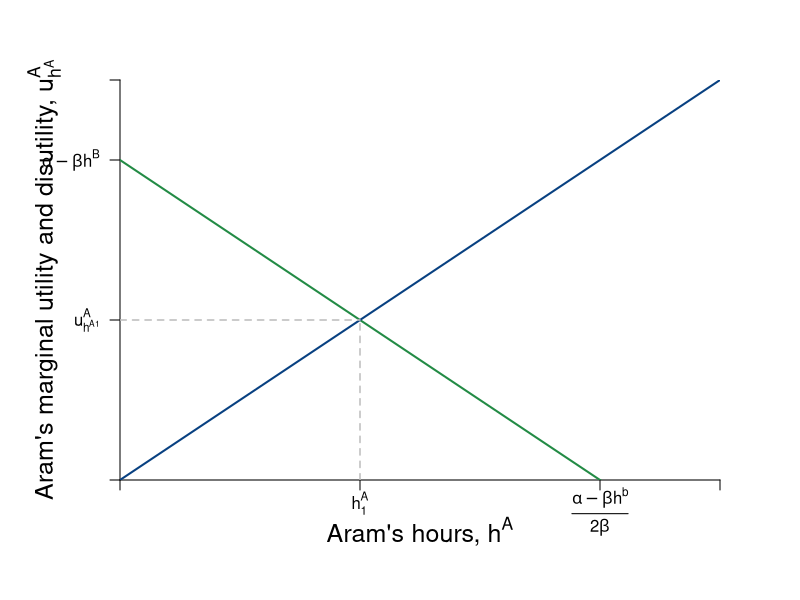

Reproduce this figure in R. (Note: this script raises an error after producing the figure.)
require(shape)
pdf(file = "coordination_failures/marginal_benefit_cost_cournot_step2.pdf", width = 9, height = 7)

#Set parameters for graphics
axislabelsize <- 1.5
graphlinewidth <- 2
segmentlinewidth <- 1.5

COL <- c("#7fc97f", "#beaed4", "#fdc086", "#ffff99", "#386cb0", "#f0027f", "#bf5b17", "#666666")
COLA <- c("#99d8c9","#66c2a4","#41ae76", "#238b45", "#005824")
COLB <- c("#4eb3d3", "#2b8cbe", "#0868ac","#084081")

par(mar =  c(6, 6, 4, 4))

MBenefit <- function(ea, eb = 12, alpha = 30, beta = 1/2) {
  (alpha - beta*eb - 2*beta*ea)
}

MCost <- function(ea, slope = 1, intercept = 0){
  slope*ea
}


xlims <- c(0, 30)
ylims <- c(0, 30)

npts <- 501 
x <- seq(xlims[1], xlims[2], length.out = npts)
y <- seq(ylims[1], ylims[2], length.out = npts) 
a <- c(12, 46.08, 90)

plot(0, 0, xlim = xlims, ylim = ylims, type = "n",
     xlab = expression(paste("")),
     ylab = expression(paste("")), 
     xaxt = "n", 
     yaxt = "n", 
     cex.lab = axislabelsize, 
     bty = "n",
     xaxs="i", 
     yaxs="i")

# ticksy <- seq(from = 0, to = ylims[2], by = 2)
# ylabels <- seq(from = 0, to = ylims[2], by = 2)
# ticksx <- seq(from = 0, to = xlims[2], by = 2)
# xlabels <- seq(from = 0, to = xlims[2], by = 2)
ticksy <- c(0, MBenefit(12), MBenefit(ea = 0), ylims[2])
ylabels <- c(NA, expression(paste(u[h^A1]^A)), expression(paste(alpha - beta*h^B)), NA)
ticksx <- c(0, 12,  24, xlims[2])
xlabels <- c(NA, expression(paste(h[1]^A)),  expression(paste(frac(alpha - beta*h^b,2*beta) )), NA)

axis(1, at = ticksx, pos = 0, labels = FALSE)
axis(2, at = ticksy, pos = 0, labels = ylabels, las = 1)
text(x = c(0, 12, 24, xlims[2]), par("usr")[3] - 0.4, labels = xlabels, srt = 0, pos = 1, xpd = TRUE)

mtext(expression(paste("Aram's hours, ", h^A)), side=1, line = 2.5, cex = axislabelsize)
text(-3.8, 0.5*ylims[2], expression(paste("Aram's marginal utility and disutility, ", u[h^A]^A)), xpd = TRUE, cex = axislabelsize, srt = 90) 

npts <- 500 
xx1 <- seq(xlims[1], xlims[2], length.out = npts)
xx2 <- seq(4, 8, length.out = npts)

lines(xx1, MBenefit(xx1, eb = 12), col = COLA[4], lwd = graphlinewidth)
#lines(xx1, MBenefit(xx1, eb = 0), col = COLA[4], lwd = graphlinewidth)
lines(xx1, MCost(xx1), col = COLB[4], lwd = graphlinewidth)
#lines(xx1, indiffA(xx1, ua = 46.08), col = COLA[4], lwd = graphlinewidth)
#lines(xx2, mrsA(xx2), col = "gray", lwd = graphlinewidth, lty = 2)


#segments(0, 18, xlims[2], 18, lty = 2, col =  COLB[3] , lwd = segmentlinewidth)

#segments(0, 6, xlims[2], 6, lty = 2, col = COLB[3] , lwd = segmentlinewidth)

#For NE hours = 12
segments(0, 12, 12, 12, lty = 2, col =  "gray", lwd = segmentlinewidth)
segments(12, 0, 12, MBenefit(12), lty = 2, col = "gray", lwd = segmentlinewidth)

#For P-efficient hours = 10
# segments(0, MBenefit(15, eb = 0), 15, MBenefit(15, eb = 0), lty = 2, col = "gray" , lwd = segmentlinewidth)
# segments(15, 0, 15, MBenefit(15, eb = 0),  lty = 2, col = "gray" , lwd = segmentlinewidth)


#segments(4.11765, 6.17647, 5.88, 8.88, lty = 1, col = COL[2] , lwd = graphlinewidth)
# text(9.5, 30, expression(paste("Slope at ", (list(e^A, y^A)) == (list(6, 28)), " is ", e^A == 6)))

# text(10, 26, expression(paste("Marginal Benefit")), cex = labelsize)
# text(10, 24.5, expression(paste(mb^A== alpha - 2*beta*h^A )), cex = labelsize)
# text(10, 23, expression(paste("when, ", h^B== 0 )), cex = labelsize)
#text(2, 12.5, expression(paste(mb[3]^A == alpha, " when ", h^b == 0)), cex = labelsize)
#text(0.7, 4.5, expression(paste(mb[1]^A)), cex = labelsize)

text(24, 18.9, expression(paste("Marginal Disutility, ", mc^A == h^A)), cex = labelsize)
#text(24, 16, expression(paste("Marginal Disutility", phantom() == h[2]^A)), cex = labelsize)

text(24, 6, expression(paste("Marginal Benefit ")), cex = labelsize)
text(24, 4.5, expression(paste(mb^A == alpha - beta*h^B - 2*beta*h^A)), cex = labelsize)
text(24, 3, expression(paste("when, ", h^B > 0 )), cex = labelsize)
#Arrows(21.5, 12.5, 17, 8, col = "black", lty = 1, lwd = 2, arr.type = "triangle", arr.lwd = 0.5)


# text(3, 11, expression(paste(alpha, " increases, or ")), cex = labelsize)
# text(3, 10.5, expression(paste(h^B, " decreases")), cex = labelsize)
# 
# Arrows(1.5, 7.5, 1.5, 4.5, col = "black", lty = 1, lwd = 2, arr.type = "triangle", arr.lwd = 0.5)
# text(3, 5.5, expression(paste(alpha, " decreases, or ")), cex = labelsize)
# text(3, 5, expression(paste(h^B, " increases")), cex = labelsize)

# segments(28, 0, 28, 12, lty = 2, col = "gray" , lwd = segmentlinewidth)
points(12, 12, pch = 16, col = "black", cex = 1.5)
text(12 + 0.75, 12, expression(paste(f)), cex = labelsize)
# 
# segments(16, 0, 16, 18, lty = 2, col = "gray" , lwd = segmentlinewidth)
# points(15, 15, pch = 16, col = "black", cex = 1.5)
# text(15 + 0.75, 15, expression(paste(g)), cex = labelsize)
# 
# segments(40, 0, 40,  MBenefit(40), lty = 2, col = "gray" , lwd = segmentlinewidth)
# points(40, MBenefit(40), pch = 16, col = "black", cex = 1.5)
# text(40 + 0.75, MBenefit(40) + 0.75, expression(paste(e)), cex = labelsize)

#Label the iso-welfare functions for the HG, Aisha
text(9.7, 60, expression(u[1]^A))
text(7.6, 60, expression(u[2]^A))
text(4.8, 60, expression(u[3]^A))



dev.off()
